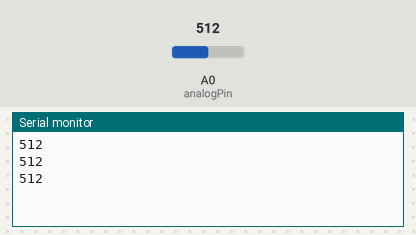
The sketch below on a simulated Arduino Uno, built with avr-gcc and run on an emulated ATmega328P. Shown: the last lines printed to the serial monitor. Inputs (shaded band) come from the test bench; at power-on: A0 (analogPin) = 512.

Above: at 1.2 s.
1.3 s: A0 (analogPin) set to 716
At 1.86 s:
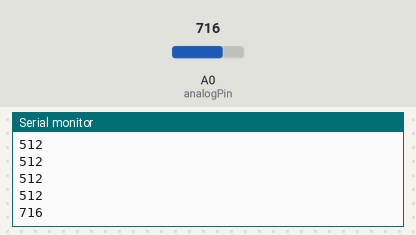
2.8 s: A0 (analogPin) set to 900
At 3.06 s:
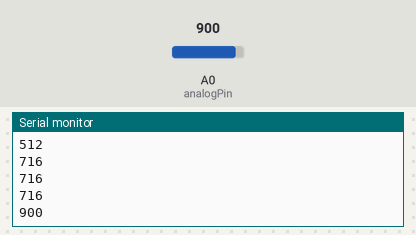
Timing chart, 0 to 5.8 s (numbered marks = the images above; inputs shaded):
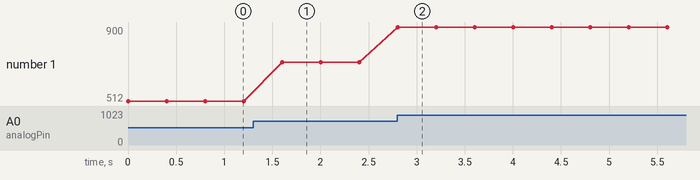

The sketch:

sound_sensor.ino
```cpp
int analogPin = A0;
int val = 0;

void setup(){ //lcd.begin(16, 2);
  Serial.begin(9600); // open serial port, set the baud rate to 9600 bps
}
void loop(){int val;
      val = analogRead(analogPin);
      Serial.println(val);

delay(400);}
```

Measured:
- after the input at 1.3 s, the serial monitor: prints a new line after 0.30 s (image 1)
- after the input at 2.8 s, the serial monitor: prints a new line at once (image 2)
- plotted number 1: 512 → 716 after the input at 1.3 s, 716 → 900 after the input at 2.8 s
